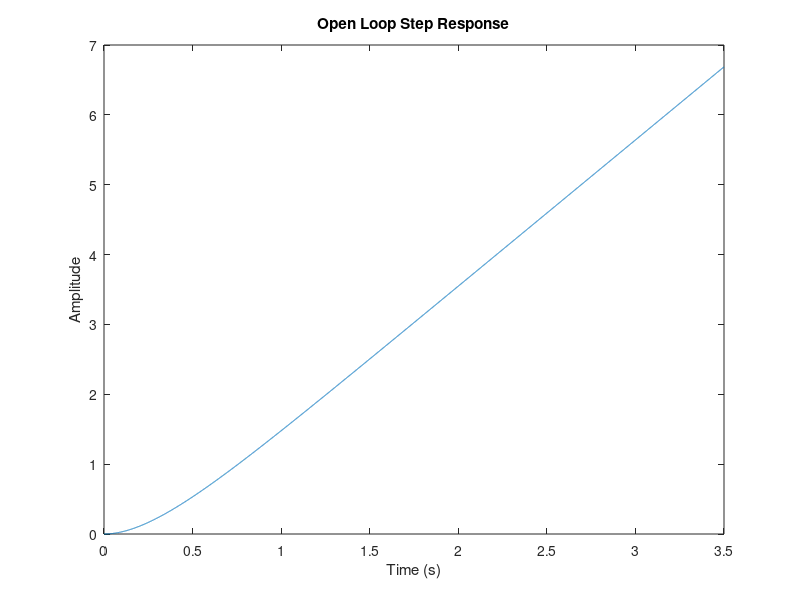
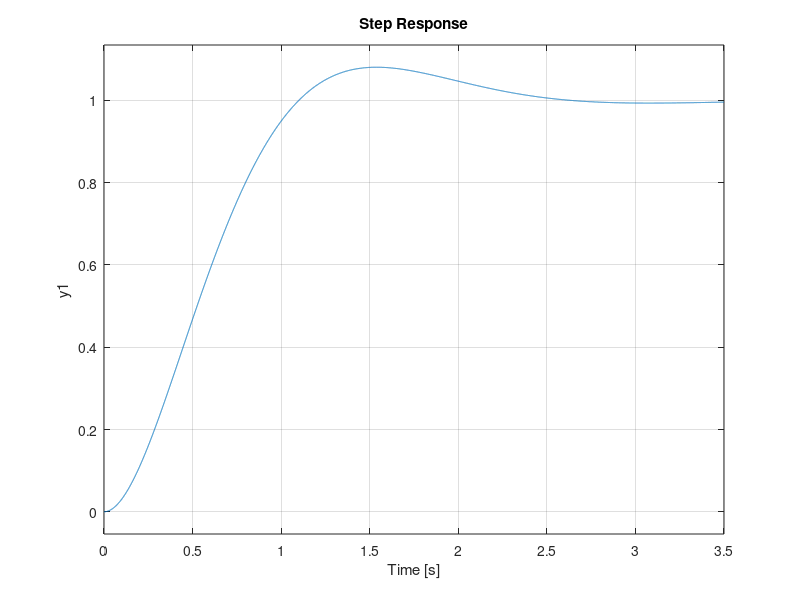
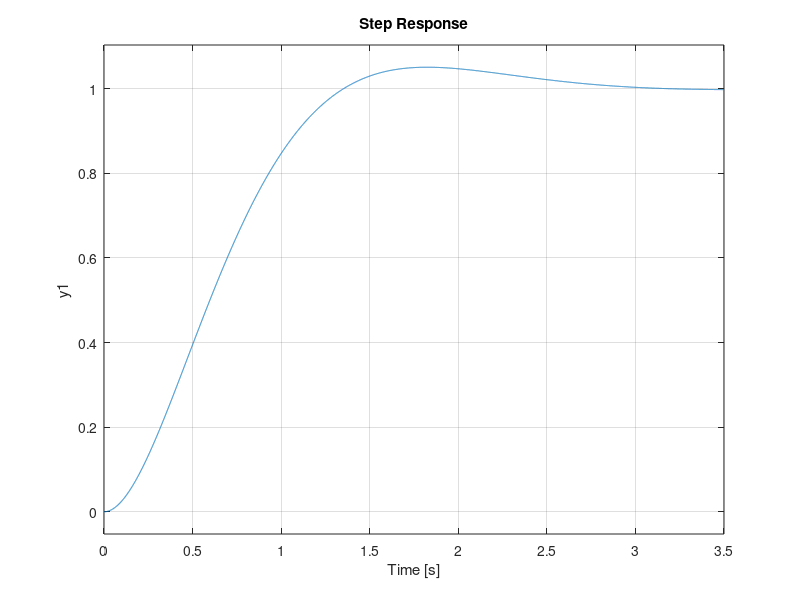
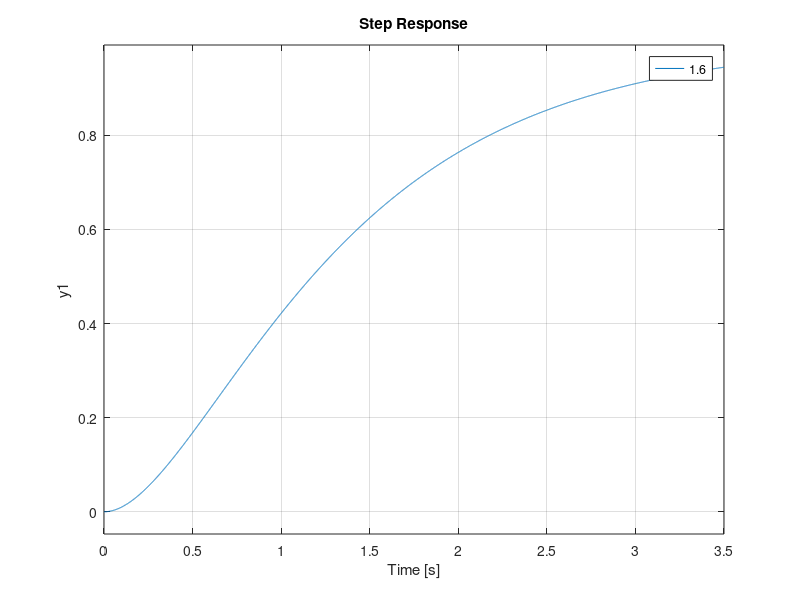

These figures' MATLAB source, in order:
%%1.1
clear all;
Km = 6.8528;
Alpha = 3.2737;
num = [Km];
den = [1 Alpha 0];
open_loop = tf(num,den);
t = linspace(0,3.5,10000);
open_loop = step(open_loop,t);
figure;
plot(t, open_loop)
title('Open Loop Step Response');
xlabel('Time (s)');
ylabel('Amplitude');
%% 1.5
closed_loop = tf([Km],[1 Alpha Km]);
figure
step(closed_loop,t)

%% 1.6
KTask1 = 0.824;
five_pecernt_overshoot = tf([KTask1*Km],[1 Alpha Km*KTask1]);
figure
step(five_pecernt_overshoot,t)

%% 2.3
K_16 = tf([1.6*KTask1*Km], [1 Alpha 1.6*KTask1*Km]);
K_10= tf([KTask1*Km], [1 Alpha KTask1*Km]);
K_04 = tf([0.4*KTask1*Km], [1 Alpha 0.4*KTask1*Km]);
figure
hold on
step(K_16,t)
step(K_10,t)
step(K_04,t)
hold off
legend ('1.6','1','0.4');
